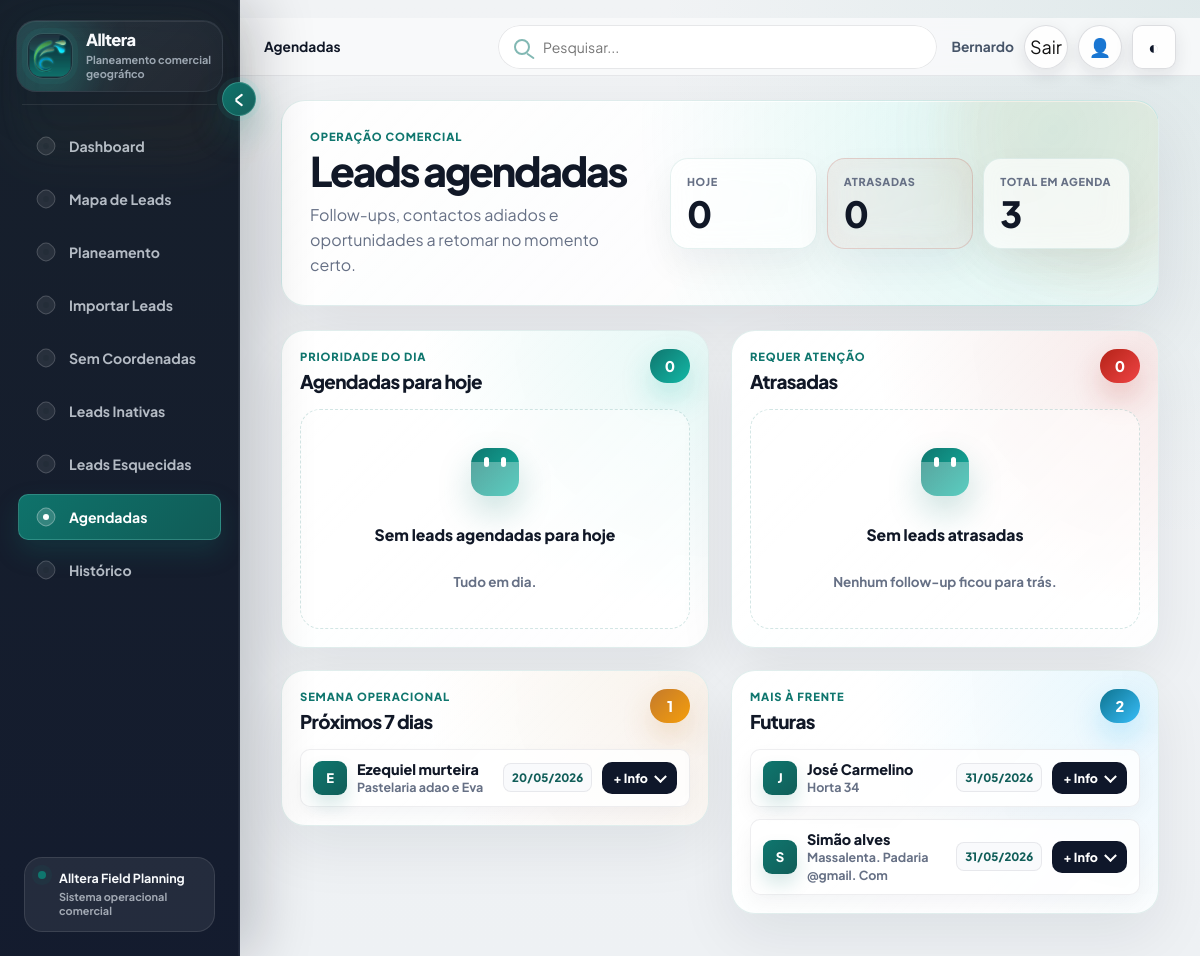
/agendadas (signed in), run on the app's committed database.
### PlataformaApoioDecisaoComercial/models.py (models this page shows, shortened)
class User(UserMixin, db.Model):
    __tablename__ = "users"
    id = db.Column(db.Integer, primary_key=True)
    nome = db.Column(db.String(120), nullable=False)
    email = db.Column(db.String(160), nullable=False, unique=True, index=True)
    password_hash = db.Column(db.String(255), nullable=False)
    role = db.Column(db.String(40), nullable=False, default="comercial")
    ativo = db.Column(db.Boolean, nullable=False, default=True)
    created_at = db.Column(db.DateTime, default=datetime.utcnow)
    @property
    def is_active(self):
        return bool(self.ativo)

class Lead(db.Model):
    id = db.Column(db.Integer, primary_key=True)
    nome_cliente = db.Column(db.String(180), nullable=True)
    area_negocio = db.Column(db.String(120), nullable=True)
    cidade = db.Column(db.String(80), nullable=True)
    empresa = db.Column(db.String(180), nullable=True)
    nome_empresa = db.Column(db.String(180), nullable=False)
    tipo_cliente = db.Column(db.String(80), nullable=False)
    morada = db.Column(db.String(220), nullable=True)
    codigo_postal = db.Column(db.String(20), nullable=True)
    localidade = db.Column(db.String(80), nullable=False)
    contacto = db.Column(db.String(120), nullable=True)
    telefone = db.Column(db.String(40), nullable=True)
    email = db.Column(db.String(160), nullable=True)
    categoria = db.Column(db.String(120), nullable=True)
    nif = db.Column(db.String(30), nullable=True)
    observacoes = db.Column(db.Text, nullable=True)
    observacoes_contacto = db.Column(db.Text, nullable=True)
    reuniao_info = db.Column(db.Text, nullable=True)
    classificacao_observacao = db.Column(db.String(80), nullable=True)
    motivo_classificacao = db.Column(db.Text, nullable=True)
    latitude = db.Column(db.Float, nullable=True)
    longitude = db.Column(db.Float, nullable=True)
    estado = db.Column(db.String(40), nullable=False, default="Por contactar")
    estado_lead = db.Column(db.String(40), nullable=True, default="Por contactar")
    prioridade = db.Column(db.String(20), nullable=True, default="Baixa")
    comercial_responsavel = db.Column(db.String(80), nullable=False, default="Flávia")
    data_novo_contacto = db.Column(db.Date, nullable=True)
    data_reuniao = db.Column(db.Date, nullable=True)
    hora_reuniao = db.Column(db.String(10), nullable=True)
    tags = db.Column(db.String(300), nullable=True)
    insight_tags = db.Column(db.String(400), nullable=True)
    insight_note = db.Column(db.Text, nullable=True)
    created_at = db.Column(db.DateTime, default=datetime.utcnow)
    updated_at = db.Column(db.DateTime, default=datetime.utcnow, onupdate=datetime.utcnow)
    historico = db.relationship(
        "HistoricoLead",
        backref="lead",
        cascade="all, delete-orphan",
        order_by="desc(HistoricoLead.created_at)",
    )
    def tag_list(self):
        return [tag.strip() for tag in (self.tags or "").split(",") if tag.strip()]
    def insight_tag_list(self):
        return [tag.strip() for tag in (self.insight_tags or "").split(",") if tag.strip()]

### PlataformaApoioDecisaoComercial/app.py (the view, shortened to what this page needs)
    @app.route("/agendadas", methods=["GET", "POST"])
    @login_required
    def agendadas():
        return render_template("agendadas.html", scheduled=scheduled_leads_context(), today=date.today())

### PlataformaApoioDecisaoComercial/app.py (called while the page is built, shortened)
def normalize_lookup(value):
    text = str(value or "").strip().lower()
    text = unicodedata.normalize("NFKD", text)
    return "".join(char for char in text if not unicodedata.combining(char))

def clean_text(value):
    return re.sub(r"\s+", " ", str(value or "").strip())

def is_scheduled_lead(lead):
    if not lead or not lead.data_novo_contacto:
        return False
    state = normalize_legacy_state(lead.estado)
    text = normalize_lookup(" ".join([
        lead.estado or "",
        lead.classificacao_observacao or "",
        lead.observacoes or "",
        lead.observacoes_contacto or "",
        lead.motivo_classificacao or "",
    ]))
    if state in SCHEDULED_STATES:
        return True

def scheduled_bucket(lead, today=None):
    today = today or date.today()
    if not is_scheduled_lead(lead):
        return ""
    if lead.data_novo_contacto < today:
        return "overdue"
    if lead.data_novo_contacto == today:
        return "today"
    if lead.data_novo_contacto <= today + timedelta(days=7):
        return "next7"
    return "future"

def scheduled_leads_context(limit_today=None):
    today = date.today()
    buckets = {"today": [], "overdue": [], "next7": [], "future": []}
    for lead in Lead.query.order_by(Lead.data_novo_contacto.asc(), Lead.nome_empresa.asc()).all():
        bucket = scheduled_bucket(lead, today)
        if bucket:
            buckets[bucket].append(lead)
    today_items = buckets["today"][:limit_today] if limit_today else buckets["today"]
    return {
        "today": today_items,
        "overdue": buckets["overdue"],
        "next7": buckets["next7"],
        "future": buckets["future"],
        "today_count": len(buckets["today"]),
        "overdue_count": len(buckets["overdue"]),
        "badge_count": len(buckets["today"]) + len(buckets["overdue"]),
    }

def normalize_legacy_state(state):
    value = clean_text(state)
    mapping = {
        "Contactado": "Ligar de volta",
        "Reunião marcada": "Já tratado / no CRM",
        "ReuniÃ£o marcada": "Já tratado / no CRM",
        "Cliente existente": "Já tratado / no CRM",
        "Sem interesse definitivo": "Sem interesse",
    }
    return mapping.get(value, value)

### PlataformaApoioDecisaoComercial/templates/agendadas.html (shortened to what this page needs)
{% extends "base.html" %}
{% block header_title %}Agendadas{% endblock %}
{% macro empty_state(title, subtitle) %}
<div class="scheduled-empty">
    <div class="scheduled-empty__icon" aria-hidden="true"></div>
    <strong>{{ title }}</strong>
    <span>{{ subtitle }}</span>
</div>
{% endmacro %}
{% macro scheduled_card(lead, tone="default") %}
{% set name = lead.nome_cliente or lead.nome_empresa or lead.empresa or "Lead sem nome" %}
{% set latest = lead.historico[0] if lead.historico else none %}
{% set next_action = "Contactar hoje" if tone == "today" else ("Retomar contacto" if tone == "overdue" else "Preparar follow-up") %}
{% set tags = lead.tag_list() %}
{% set insight_tags = lead.insight_tag_list() %}
<article class="scheduled-lead-card scheduled-lead-card--{{ tone }}">
    <div class="scheduled-lead-card__top">
        <div class="scheduled-avatar" aria-hidden="true">{{ name[:1]|upper }}</div>
        <div class="scheduled-lead-card__identity">
            <strong>{{ name }}</strong>
            <span>{{ lead.empresa or lead.nome_empresa or "Sem empresa" }}</span>
        </div>
        <span class="scheduled-date-pill">{{ lead.data_novo_contacto.strftime("%d/%m/%Y") if lead.data_novo_contacto else "-" }}</span>
        <button class="link-button scheduled-info-toggle" type="button" aria-expanded="false">+ Info</button>
    </div>
</article>
{% endmacro %}
{% macro scheduled_section(title, subtitle, count, items, tone, empty_title, empty_subtitle) %}
<section class="scheduled-section-card scheduled-section-card--{{ tone }}">
    <header class="scheduled-section-card__header">
        <div>
            <p class="eyebrow">{{ subtitle }}</p>
            <h2>{{ title }}</h2>
        </div>
        <span class="scheduled-count scheduled-count--{{ tone }}">{{ count }}</span>
    </header>
    <div class="scheduled-section-card__body">
        {% for lead in items %}
            {{ scheduled_card(lead, tone) }}
        {% else %}
            {{ empty_state(empty_title, empty_subtitle) }}
        {% endfor %}
    </div>
</section>
{% endmacro %}
{% block content %}
<main class="page-shell scheduled-page">
    <section class="scheduled-hero-v2">
        <div class="scheduled-hero-v2__copy">
            <p class="eyebrow">Operação comercial</p>
            <h1>Leads agendadas</h1>
            <p>Follow-ups, contactos adiados e oportunidades a retomar no momento certo.</p>
        </div>
        <div class="scheduled-hero-stats">
            <article><span>Hoje</span><strong>{{ scheduled.today_count }}</strong></article>
            <article class="is-warning"><span>Atrasadas</span><strong>{{ scheduled.overdue_count }}</strong></article>
            <article><span>Total em agenda</span><strong>{{ scheduled.today|length + scheduled.overdue|length + scheduled.next7|length + scheduled.future|length }}</strong></article>
        </div>
    </section>
    <section class="scheduled-grid-v2">
        {{ scheduled_section(
            "Agendadas para hoje",
            "Prioridade do dia",
            scheduled.today|length,
            scheduled.today,
            "today",
            "Sem leads agendadas para hoje",
            "Tudo em dia."
        ) }}
        {{ scheduled_section(
            "Atrasadas",
            "Requer atenção",
            scheduled.overdue|length,
            scheduled.overdue,
            "overdue",
            "Sem leads atrasadas",
            "Nenhum follow-up ficou para trás."
        ) }}
        {{ scheduled_section(
            "Próximos 7 dias",
            "Semana operacional",
            scheduled.next7|length,
            scheduled.next7,
            "next",
            "Sem agendamentos próximos",
            "A semana está livre nesta fila."
        ) }}
        {{ scheduled_section(
            "Futuras",
            "Mais à frente",
            scheduled.future|length,
            scheduled.future,
            "future",
            "Sem leads futuras",
            "Ainda não existem contactos planeados para depois."
        ) }}
    </section>
</main>
{% endblock %}

### PlataformaApoioDecisaoComercial/templates/base.html (shortened to what this page needs)
﻿<!doctype html>
<html lang="pt">
<head>
    <link rel="stylesheet" href="https://unpkg.com/leaflet@1.9.4/dist/leaflet.css">
    <link rel="stylesheet" href="{{ url_for('static', filename='css/styles.css') }}">
</head>
<body>
    <aside class="sidebar" aria-label="Navegação principal">
        <div class="sidebar__aura" aria-hidden="true"></div>
        <div class="sidebar__brand">
            <div class="sidebar__logo" aria-hidden="true">
                <img src="{{ url_for('static', filename='favicon-main.png') }}" alt="">
            </div>
            <div class="sidebar__brand-text">
                <div class="sidebar__name">Alltera</div>
                <div class="sidebar__subtitle">Planeamento comercial geográfico</div>
            </div>
        </div>
        <div class="sidebar__divider"></div>
        <nav class="sidebar__nav" aria-label="Menu">
            <a class="sidebar__link" data-tooltip="Dashboard" href="{{ url_for('dashboard') }}" {% if request.endpoint == 'dashboard' %}aria-current="page"{% endif %}>
                <span class="sidebar__icon" aria-hidden="true"></span>
                <span>Dashboard</span>
            </a>
            <a class="sidebar__link" data-tooltip="Mapa de Leads" href="{{ url_for('mapa_leads') }}" {% if request.endpoint == 'mapa_leads' %}aria-current="page"{% endif %}>
                <span class="sidebar__icon" aria-hidden="true"></span>
                <span>Mapa de Leads</span>
            </a>
            <a class="sidebar__link" data-tooltip="Planeamento" href="{{ url_for('planeamento') }}" {% if request.endpoint == 'planeamento' %}aria-current="page"{% endif %}>
                <span class="sidebar__icon" aria-hidden="true"></span>
                <span>Planeamento</span>
            </a>
            <a class="sidebar__link" data-tooltip="Importar Leads" href="{{ url_for('importar_leads') }}" {% if request.endpoint == 'importar_leads' %}aria-current="page"{% endif %}>
                <span class="sidebar__icon" aria-hidden="true"></span>
                <span>Importar Leads</span>
            </a>
            <a class="sidebar__link" data-tooltip="Sem Coordenadas" href="{{ url_for('sem_coordenadas') }}" {% if request.endpoint == 'sem_coordenadas' %}aria-current="page"{% endif %}>
                <span class="sidebar__icon" aria-hidden="true"></span>
                <span>Sem Coordenadas</span>
            </a>
            <a class="sidebar__link" data-tooltip="Leads Inativas" href="{{ url_for('leads_inativas') }}" {% if request.endpoint == 'leads_inativas' %}aria-current="page"{% endif %}>
                <span class="sidebar__icon" aria-hidden="true"></span>
                <span>Leads Inativas</span>
            </a>
            <a class="sidebar__link" data-tooltip="Leads Esquecidas" href="{{ url_for('esquecidas') }}" {% if request.endpoint == 'esquecidas' %}aria-current="page"{% endif %}>
                <span class="sidebar__icon" aria-hidden="true"></span>
                <span>Leads Esquecidas</span>
            </a>
            <a class="sidebar__link" data-tooltip="Agendadas" href="{{ url_for('agendadas') }}" {% if request.endpoint == 'agendadas' %}aria-current="page"{% endif %}>
                <span class="sidebar__icon" aria-hidden="true"></span>
                <span>Agendadas</span>
            </a>
            <a class="sidebar__link" data-tooltip="Histórico" href="{{ url_for('historico') }}" {% if request.endpoint == 'historico' %}aria-current="page"{% endif %}>
                <span class="sidebar__icon" aria-hidden="true"></span>
                <span>Histórico</span>
            </a>
        </nav>
        <div class="sidebar__footer" aria-hidden="true">
            <div class="sidebar__mini-card">
                <div class="sidebar__pulse"></div>
                <div>
                    <strong>Alltera Field Planning</strong>
                    <span>Sistema operacional comercial</span>
                </div>
            </div>
        </div>
        <button class="sidebar__collapse" id="sidebarToggle" type="button" aria-label="Recolher menu" aria-expanded="true">
        </button>
    </aside>
    <div class="app-shell">
        <header class="topbar topbar--minimal" aria-label="Barra superior">
            <div class="topbar__title">{% block header_title %}Alltera Lead Planner{% endblock %}</div>
            {% set ep = request.endpoint %}
            {% if ep in ["mapa_leads", "esquecidas", "sem_coordenadas", "agendadas", "historico"] %}
                <div class="global-search" role="search">
                    <input id="globalSearchInput" type="search" placeholder="Pesquisar..." autocomplete="off" aria-label="Pesquisa">
                </div>
            {% endif %}
            <div class="topbar__actions">
                {% if current_user.is_authenticated %}
                <span class="topbar-user" title="{{ current_user.email }}">{{ current_user.nome }}</span>
                <a class="topbar-icon-button" href="{{ url_for('logout') }}" title="Terminar sessao" aria-label="Terminar sessao">
                    <span aria-hidden="true">Sair</span>
                </a>
                {% endif %}
                <a class="topbar-icon-button" href="{{ url_for('todas_leads') }}" title="Todas as Leads" aria-label="Todas as Leads" {% if request.endpoint == 'todas_leads' %}aria-current="page"{% endif %}>
                    <span aria-hidden="true">👤</span>
                </a>
                <button class="theme-toggle topbar-icon-button" id="themeToggle" type="button" title="Alternar modo escuro" aria-label="Alternar modo escuro">
                </button>
            </div>
        </header>
        <div class="app-shell__content">
            {% block content %}{% endblock %}
        </div>
    </div>
</body>
</html>

### data on the page
User: nome "Bernardo"
Lead: nome_cliente "E", nome_cliente "Ezequiel murteira", empresa "Pastelaria adao e Eva", data_novo_contacto "20/05/2026"
Lead: nome_cliente "J", nome_cliente "José Carmelino", empresa "Horta 34", data_novo_contacto "31/05/2026"
Lead: nome_cliente "S", nome_cliente "Simão alves", empresa "Massalenta. Padaria @gmail. Com", data_novo_contacto "31/05/2026"

### other printed values
{{ scheduled.today_count }} "0"
{{ scheduled.overdue_count }} "0"
{{ subtitle }} "PRIORIDADE DO DIA REQUER ATENÇÃO SEMANA OPERACIONAL MAIS À FRENTE"
{{ title }} "Agendadas para hoje Atrasadas Próximos 7 dias Futuras"
{{ count }} "0 0 1 2"
{{ title }} "Sem leads agendadas para hoje Sem leads atrasadas"
{{ subtitle }} "Tudo em dia. Nenhum follow-up ficou para trás."
